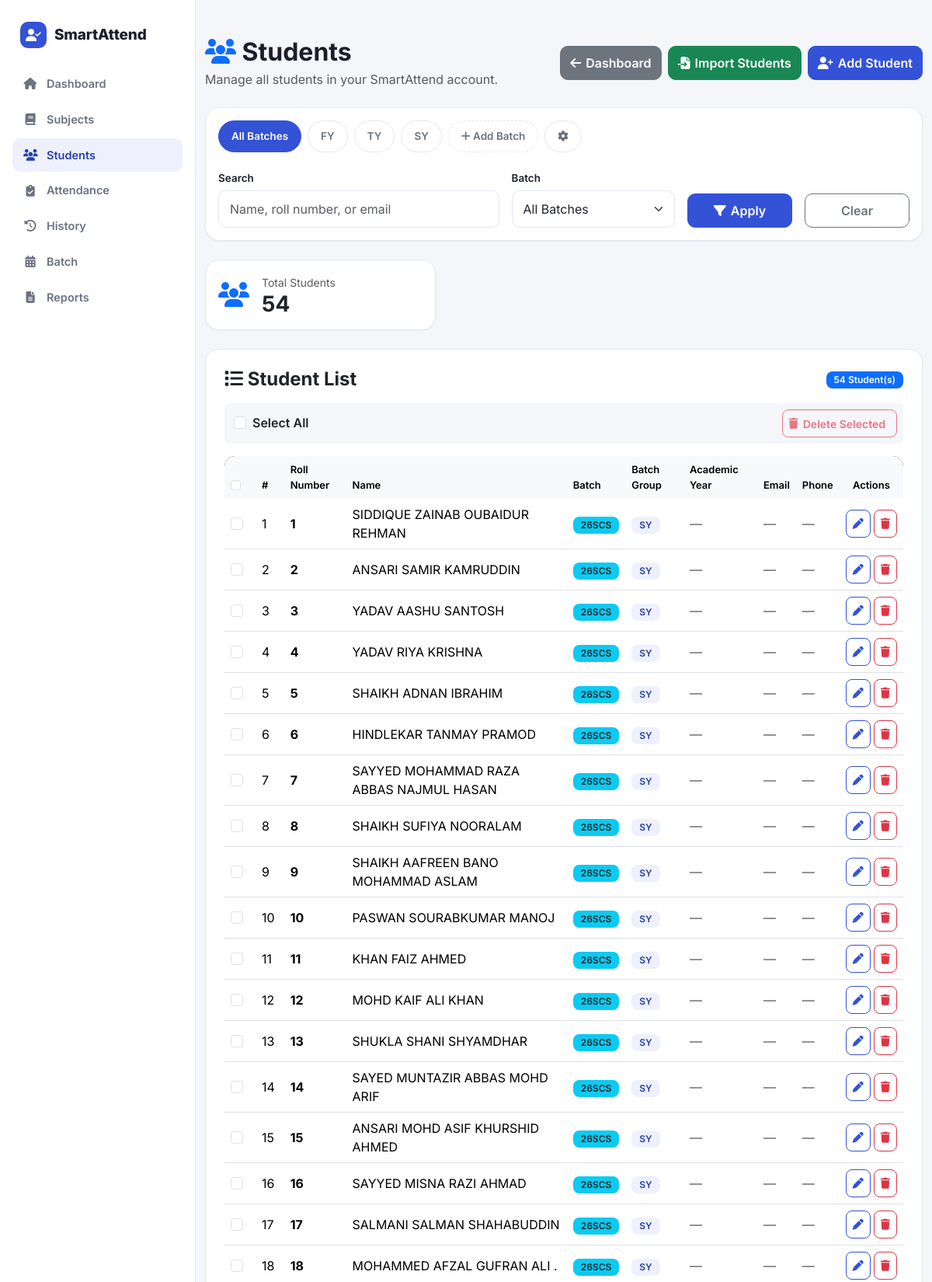
Page /students/ (signed in, upper part) on the committed database.
### backend/models/batch.py (models this page shows, shortened)
class Batch(db.Model):
    __tablename__ = "batches"
    id = db.Column(
        db.Integer,
        primary_key=True
    )
    user_id = db.Column(
        db.Integer,
        db.ForeignKey(
            "users.id",
            ondelete="CASCADE"
        ),
        nullable=False,
        index=True
    )
    name = db.Column(
        db.String(50),
        nullable=False
    )
    created_at = db.Column(
        db.DateTime(timezone=True),
        default=lambda: datetime.now(timezone.utc),
        nullable=False
    )
    owner = db.relationship(
        "User",
        back_populates="batches"
    )
    students = db.relationship(
        "Student",
        back_populates="assigned_batch"
    )
    subjects = db.relationship(
        "Subject",
        back_populates="batch"
    )
    __table_args__ = (
        db.UniqueConstraint(
            "user_id",
            "name",
            name="unique_batch_per_user"
        ),
    )

### backend/models/student.py (models this page shows, shortened)
class Student(db.Model):
    __tablename__ = "students"
    id = db.Column(
        db.Integer,
        primary_key=True
    )
    user_id = db.Column(
        db.Integer,
        db.ForeignKey(
            "users.id",
            ondelete="CASCADE"
        ),
        nullable=False,
        index=True
    )
    roll_number = db.Column(
        db.String(50),
        nullable=False
    )
    name = db.Column(
        db.String(100),
        nullable=False
    )
    batch = db.Column(
        db.String(50),
        nullable=True
    )
    batch_id = db.Column(
        db.Integer,
        db.ForeignKey(
            "batches.id",
            ondelete="SET NULL"
        ),
        nullable=True,
        index=True
    )
    assigned_batch = db.relationship(
        "Batch",
        back_populates="students"
    )
    academic_year = db.Column(
        db.Integer,
        nullable=True
    )
    email = db.Column(
        db.String(255),
        nullable=True
    )
    phone = db.Column(
        db.String(30),
        nullable=True
    )
    created_at = db.Column(
        db.DateTime(timezone=True),
        default=lambda: datetime.now(timezone.utc),
        nullable=False
    )
    owner = db.relationship(
        "User",
        back_populates="students"
    )
    attendances = db.relationship(
        "Attendance",
        back_populates="student",
        cascade="all, delete-orphan"
    )
    __table_args__ = (
        db.UniqueConstraint(
            "user_id",
            "roll_number",
            name="unique_student_roll_per_user"
        ),
    )

### backend/routes/students.py (the view, shortened to what this page needs)
@student_bp.route("/")
@login_required
def student_list():
    query = Student.query.filter_by(
        user_id=current_user.id
    )
    search = request.args.get("search", "").strip()
    batch_id_raw = request.args.get("batch_id", "").strip()
    batch = request.args.get("batch", "").strip()
    batch_id = None
    if batch_id_raw:
        try:
            batch_id = int(batch_id_raw)
            query = query.filter(Student.batch_id == batch_id)
        except ValueError:
            batch_id = None
    if batch:
        query = query.filter(Student.batch == batch)
    students = order_students_by_roll_number(query).all()
    all_batches = sorted({
        s.batch for s in Student.query.filter_by(user_id=current_user.id)
            .with_entities(Student.batch).all()
        if s.batch
    })
    batches = Batch.query.filter_by(
        user_id=current_user.id
    ).order_by(Batch.created_at.asc()).all()
    return render_template(
        "students.html",
        students=students,
        all_batches=all_batches,
        filters={
            "search": search,
            "batch_id": batch_id,
            "batch": batch
        },
        batches=batches
    )

### frontend/templates/students.html (shortened to what this page needs)
{% extends "base.html" %}
{% block content %}
<div class="container py-5">
    <div class="d-flex flex-wrap justify-content-between align-items-center gap-3 mb-4">
        <div>
            <h2 class="fw-bold mb-1">
                <i class="fa-solid fa-users text-primary"></i>
                Students
            </h2>
            <p class="text-muted mb-0">
                Manage all students in your SmartAttend account.
            </p>
        </div>
        <div class="d-flex gap-2 flex-wrap">
            <a
                href="{{ url_for('dashboard.dashboard') }}"
                class="btn btn-secondary">
                <i class="fa-solid fa-arrow-left"></i>
                Dashboard
            </a>
            <a
                href="{{ url_for('students.import_students_page') }}"
                class="btn btn-success">
                <i class="fa-solid fa-file-import"></i>
                Import Students
            </a>
            <a
                href="{{ url_for('students.add_student_page') }}"
                class="btn btn-primary">
                <i class="fa-solid fa-user-plus"></i>
                Add Student
            </a>
        </div>
    </div>
    <div class="card mb-4">
        <div class="card-body">
            <div class="filter-chip-bar mb-3">
                <a href="{{ url_for('students.student_list', search=filters.search, batch=filters.batch) }}"
                   class="filter-chip {% if not filters.batch_id %}active{% endif %}">
                    All Batches
                </a>
                {% for b in batches %}
                <a href="{{ url_for('students.student_list', search=filters.search, batch=filters.batch, batch_id=b.id) }}"
                   class="filter-chip {% if filters.batch_id == b.id %}active{% endif %}">
                    {{ b.name }}
                </a>
                {% endfor %}
                <a href="{{ url_for('batches.add_batch', next=url_for('students.student_list')) }}"
                   class="filter-chip" style="border-style:dashed;">
                    <i class="fa-solid fa-plus"></i>&nbsp;Add Batch
                </a>
                {% if batches %}
                <a href="{{ url_for('batches.list_batches') }}" class="filter-chip" title="Manage batches">
                    <i class="fa-solid fa-gear"></i>
                </a>
                {% endif %}
            </div>
            <form method="GET" action="{{ url_for('students.student_list') }}" class="row g-3 align-items-end">
                <div class="col-12 col-md-5">
                    <label class="form-label">Search</label>
                    <input type="text" name="search" class="form-control"
                           placeholder="Name, roll number, or email" value="{{ filters.search }}">
                </div>
                <div class="col-8 col-md-3">
                    <label class="form-label">Batch</label>
                    <select name="batch" class="form-select">
                        <option value="">All Batches</option>
                    </select>
                </div>
                <div class="col-2 col-md-2">
                    <button type="submit" class="btn btn-primary w-100" title="Apply filters">
                        <i class="fa-solid fa-filter"></i><span class="d-none d-md-inline"> Apply</span>
                    </button>
                </div>
                <div class="col-2 col-md-2">
                    <a href="{{ url_for('students.student_list') }}" class="btn btn-outline-secondary w-100" title="Clear filters">
                        <span class="d-none d-md-inline">Clear</span>
                    </a>
                </div>
            </form>
        </div>
    </div>
    <div class="row g-3 mb-4">
        <div class="col-md-4">
            <div class="card">
                <div class="card-body">
                    <div class="d-flex align-items-center">
                        <div class="me-3">
                            <i class="fa-solid fa-users fa-2x text-primary"></i>
                        </div>
                        <div>
                            <small class="text-muted">
                                Total Students
                            </small>
                            <h3 class="mb-0 fw-bold">
                                {{ students|length }}
                            </h3>
                        </div>
                    </div>
                </div>
            </div>
        </div>
    </div>
    <div class="card">
        <div class="card-body p-4">
            <div class="d-flex justify-content-between align-items-center mb-3 flex-wrap gap-2">
                <h4 class="fw-bold mb-0">
                    <i class="fa-solid fa-list"></i>
                    Student List
                </h4>
                {% if students %}
                    <span class="badge bg-primary">
                        {{ students|length }} Student(s)
                    </span>
                {% endif %}
            </div>
            {% if students %}
            <form method="POST" action="{{ url_for('students.bulk_delete_students') }}"
                  onsubmit="return confirmBulkDeleteStudents();">
                <div class="d-flex align-items-center justify-content-between flex-wrap gap-2 mb-3 p-2 rounded"
                     style="background:var(--sa-bg);">
                    <div class="form-check ms-1">
                        <input class="form-check-input" type="checkbox" id="selectAllStudents"
                               onchange="toggleSelectAllStudents(this)">
                        <label class="form-check-label fw-semibold" for="selectAllStudents">
                            Select All
                        </label>
                    </div>
                    <button type="submit" id="bulkDeleteBtn" class="btn btn-outline-danger btn-sm" disabled>
                        <i class="fa-solid fa-trash"></i>
                        Delete Selected
                    </button>
                </div>
                <div class="table-responsive d-none d-lg-block">
                    <table
                        class="table table-hover align-middle"
                        id="studentTable">
                        <thead class="table-light">
                            <tr>
                                <th style="width:40px;">
                                    <input class="form-check-input" type="checkbox" id="selectAllStudentsDesktop"
                                           onchange="toggleSelectAllStudents(this)" aria-label="Select all">
                                </th>
                                <th>#</th>
                                <th>Roll Number</th>
                                <th>Name</th>
                                <th>Batch</th>
                                <th>Batch Group</th>
                                <th>Academic Year</th>
                                <th>Email</th>
                                <th>Phone</th>
                                <th class="text-center">
                                    Actions
                                </th>
                            </tr>
                        </thead>
                        <tbody>
                            {% for student in students %}
                                <tr>
                                    <td>
                                        <input class="form-check-input student-select-checkbox" type="checkbox"
                                               name="student_ids" value="{{ student.id }}"
                                               aria-label="Select {{ student.name }}">
                                    </td>
                                    <td>
                                        {{ loop.index }}
                                    </td>
                                    <td>
                                        <strong>
                                            {{ student.roll_number }}
                                        </strong>
                                    </td>
                                    <td>
                                        {{ student.name }}
                                    </td>
                                    <td>
                                        {% if student.batch %}
                                            <span class="badge bg-info text-dark">
                                                {{ student.batch }}
                                            </span>
                                        {% else %}
                                            <span class="text-muted">
                                                —
                                            </span>
                                        {% endif %}
                                    </td>
                                    <td>
                                        {% if student.assigned_batch %}
                                            <span class="badge year-badge">
                                                {{ student.assigned_batch.name }}
                                            </span>
                                        {% else %}
                                            <span class="text-muted">
                                                —
                                            </span>
                                        {% endif %}
                                    </td>
                                    <td>
                                        {% if student.academic_year %}
                                            {{ student.academic_year }}
                                        {% else %}
                                            <span class="text-muted">
                                                —
                                            </span>
                                        {% endif %}
                                    </td>
                                    <td>
                                        {% if student.email %}
                                            {{ student.email }}
                                        {% else %}
                                            <span class="text-muted">
                                                —
                                            </span>
                                        {% endif %}
                                    </td>
                                    <td>
                                        {% if student.phone %}
                                            {{ student.phone }}
                                        {% else %}
                                            <span class="text-muted">
                                                —
                                            </span>
                                        {% endif %}
                                    </td>
                                    <td>
                                        <div class="d-flex justify-content-center gap-1">
                                            <a
                                                href="{{ url_for(
                                                    'students.edit_student_page',
                                                    student_id=student.id
                                                ) }}"
                                                class="btn btn-sm btn-outline-primary"
                                                title="Edit Student">
                                                <i class="fa-solid fa-pen"></i>
                                            </a>
                                            <button
                                                type="submit"
                                                formaction="{{ url_for(
                                                    'students.delete_student',
                                                    student_id=student.id
                                                ) }}"
                                                class="btn btn-sm btn-outline-danger"
                                                title="Delete Student"
                                                onclick="return confirm('Delete {{ student.name }}? This will also remove their attendance records.');">
                                                <i class="fa-solid fa-trash"></i>
                                            </button>
                                        </div>
                                    </td>
                                </tr>
                            {% endfor %}
                        </tbody>
                    </table>
                </div>
            </form>
            {% endif %}
        </div>
    </div>
</div>
{% endblock %}

### rows in the picture
Batch: name "FY"
Batch: name "TY"
Batch: name "SY"
Student: roll_number "1", name "SIDDIQUE ZAINAB OUBAIDUR REHMAN", batch "26SCS", assigned_batch.name "SY"
Student: roll_number "2", name "ANSARI SAMIR KAMRUDDIN", batch "26SCS", assigned_batch.name "SY"
Student: roll_number "3", name "YADAV AASHU SANTOSH", batch "26SCS", assigned_batch.name "SY"
Student: roll_number "4", name "YADAV RIYA KRISHNA", batch "26SCS", assigned_batch.name "SY"
Student: roll_number "5", name "SHAIKH ADNAN IBRAHIM", batch "26SCS", assigned_batch.name "SY"
Student: roll_number "6", name "HINDLEKAR TANMAY PRAMOD", batch "26SCS", assigned_batch.name "SY"
Student: roll_number "7", name "SAYYED MOHAMMAD RAZA ABBAS NAJMUL HASAN", batch "26SCS", assigned_batch.name "SY"
Student: roll_number "8", name "SHAIKH SUFIYA NOORALAM", batch "26SCS", assigned_batch.name "SY"
Student: roll_number "9", name "SHAIKH AAFREEN BANO MOHAMMAD ASLAM", batch "26SCS", assigned_batch.name "SY"
Student: roll_number "10", name "PASWAN SOURABKUMAR MANOJ", batch "26SCS", assigned_batch.name "SY"
Student: roll_number "11", name "KHAN FAIZ AHMED", batch "26SCS", assigned_batch.name "SY"
Student: roll_number "12", name "MOHD KAIF ALI KHAN", batch "26SCS", assigned_batch.name "SY"
Student: roll_number "13", name "SHUKLA SHANI SHYAMDHAR", batch "26SCS", assigned_batch.name "SY"
Student: roll_number "14", name "SAYED MUNTAZIR ABBAS MOHD ARIF", batch "26SCS", assigned_batch.name "SY"
Student: roll_number "15", name "ANSARI MOHD ASIF KHURSHID AHMED", batch "26SCS", assigned_batch.name "SY"
Student: roll_number "16", name "SAYYED MISNA RAZI AHMAD", batch "26SCS", assigned_batch.name "SY"
Student: roll_number "17", name "SALMANI SALMAN SHAHABUDDIN", batch "26SCS", assigned_batch.name "SY"
Student: roll_number "18", name "MOHAMMED AFZAL GUFRAN ALI .", batch "26SCS", assigned_batch.name "SY"

### other values in the picture
{{ students|length }} "54"
